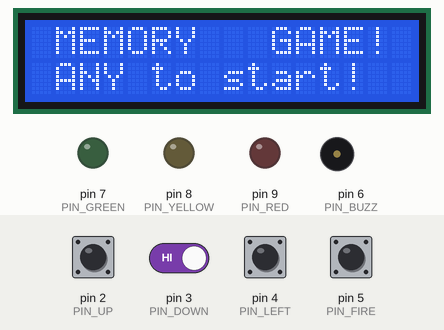
A sketch run on a simulated Arduino Uno, built with avr-gcc and run on an emulated ATmega328P. Shown: 16×2 character LCD, output pins drawn as LEDs (lit = HIGH), buzzer (waves = sounding). Inputs (shaded band) come from the test bench; at power-on: pin 2 (PIN_UP), pin 3 (PIN_DOWN), pin 4 (PIN_LEFT), pin 5 (PIN_FIRE) HIGH. Random numbers use the default seed unless the sketch sets one; EEPROM starts erased.

Above: at 0.2 s.
1.3 s: pin 2 (PIN_UP) pulled LOW for 0.15 s
At 1.8 s:
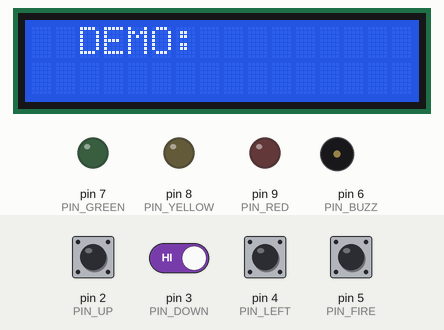
2.0 s: pin 2 (PIN_UP) driven LOW and pin 3 (PIN_DOWN) driven LOW
At 2.31 s:
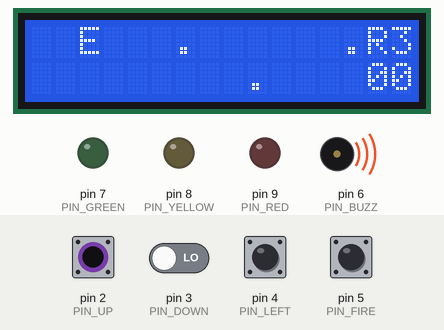
4.3 s: pin 2 (PIN_UP) driven HIGH
6.3 s: pin 4 (PIN_LEFT) pulled LOW for 1 s
At 7.8 s:
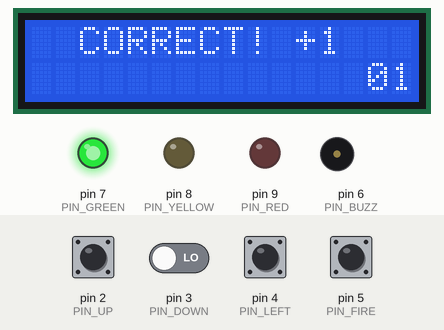
7.9 s: pin 2 (PIN_UP) driven LOW
10.9 s: pin 2 (PIN_UP) driven HIGH
At 20.5 s:
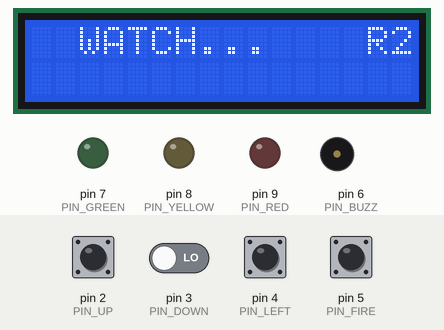
Timing chart, 0 to 20.7 s (numbered marks = the images above; inputs shaded):
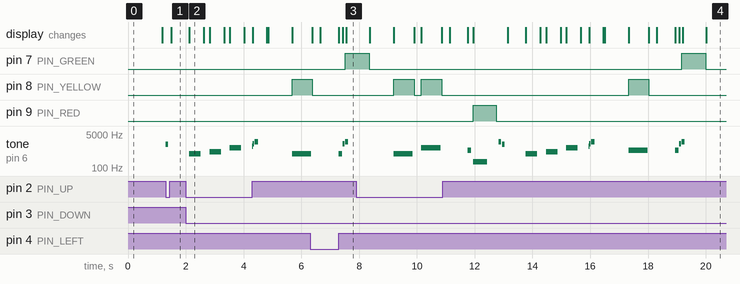

Measured:
- after the input at 1.3 s, tone on pin 6 (PIN_BUZZ): silent → 1500 Hz at once, → silent 0.08 s later
- after the input at 6.3 s, pin 7 (PIN_GREEN): LOW → HIGH after 1.2 s
- after the input at 10.9 s, pin 7 (PIN_GREEN): LOW → HIGH after 8.3 s, → LOW 0.83 s later
- what the display in image 2 shows lasts 0.5 s, from 2.1 s to 2.6 s

The sketch:

memory_game.ino
```cpp
/*
 * Memory Game - v1
 * Author  : Eren DOGAN
 * GitHub  : github.com/erendogan83
 *
 * CONCEPT (Simon Says style):
 *   A sequence of buttons is shown on screen one by one.
 *   Player must repeat the exact sequence in order.
 *   Each round adds one more step to the sequence.
 *   Wrong input = game over.
 *
 * SEQUENCE DISPLAY:
 *   Each step lights up one of 4 symbols on screen:
 *     L = LEFT button  (col 2,  row 0)
 *     U = UP button    (col 6,  row 0)
 *     D = DOWN button  (col 9,  row 1)
 *     R = FIRE button  (col 13, row 0)
 *   Symbol flashes bright when shown, dims when idle.
 *
 * SCORING:
 *   +1 point per successfully completed round.
 *   Speed of display increases every 3 rounds.
 *   Max sequence length: 16 steps.
 *
 * CONTROLS:
 *   LEFT (D4) = L
 *   UP   (D2) = U
 *   DOWN (D3) = D
 *   FIRE (D5) = R
 *
 * PINS: A4,A5=LCD | D2=UP | D3=DOWN | D4=LEFT | D5=FIRE
 *       D6=Buzz | D7=Green | D8=Yellow | D9=Red
 * EEPROM: addr 12-13
 */

#include <Wire.h>
#include <LiquidCrystal_I2C.h>
#include <EEPROM.h>

LiquidCrystal_I2C lcd(0x27,16,2);

#define PIN_UP    2
#define PIN_DOWN  3
#define PIN_LEFT  4
#define PIN_FIRE  5
#define PIN_BUZZ  6
#define PIN_GREEN 7
#define PIN_YELLOW 8
#define PIN_RED   9

#define COLS 16
#define ROWS 2

#define MAX_SEQ 16

// Display speed: ms each step is shown during playback. Faster each 3 rounds.
const int SHOW_BASE = 700;
const int SHOW_MIN  = 250;
int getShowMs(int round){ int s=SHOW_BASE-(round/3)*60; return s<SHOW_MIN?SHOW_MIN:s; }

// Gap between steps during playback
const int GAP_BASE = 250;
const int GAP_MIN  = 100;
int getGapMs(int round){ int g=GAP_BASE-(round/3)*20; return g<GAP_MIN?GAP_MIN:g; }

// Player input timeout per step: ms
#define INPUT_TIMEOUT 4000UL

#define EE_MEM 12
int  eeGet(){ int v=((int)EEPROM.read(EE_MEM)<<8)|EEPROM.read(EE_MEM+1); return(v<0||v>9999)?0:v; }
void eePut(int s){ if(s>eeGet()){EEPROM.write(EE_MEM,(s>>8)&0xFF);EEPROM.write(EE_MEM+1,s&0xFF);} }

// ── Sprites ───────────────────────────────────────────────────────────────────
// 4 button symbols — dim versions shown always, bright when active
// Slot 0: L bright   1: U bright   2: D bright   3: R bright
// Dim symbols drawn as ASCII chars to save sprite slots

byte spL[8] = {0b11111,0b10000,0b10000,0b11110,0b10000,0b10000,0b11111,0b00000}; // L shape
byte spU[8] = {0b00100,0b01110,0b11111,0b00100,0b00100,0b00100,0b00100,0b00000}; // up arrow
byte spD[8] = {0b00100,0b00100,0b00100,0b00100,0b11111,0b01110,0b00100,0b00000}; // down arrow
byte spR[8] = {0b11110,0b10001,0b10001,0b11110,0b10010,0b10001,0b10001,0b00000}; // R shape

#define S_L 0
#define S_U 1
#define S_D 2
#define S_R 3

void loadSprites(){
  lcd.createChar(S_L,spL);
  lcd.createChar(S_U,spU);
  lcd.createChar(S_D,spD);
  lcd.createChar(S_R,spR);
}

// Symbol screen positions [col, row]
const int SYM_COL[4] = { 2, 6, 9, 13 };
const int SYM_ROW[4] = { 0, 0, 1,  0 };
// Button tones — each symbol has a distinct pitch
const int SYM_TONE[4] = { 523, 659, 784, 1047 }; // C5 E5 G5 C6

// ── Double buffer ─────────────────────────────────────────────────────────────
char cur[ROWS][COLS], prv[ROWS][COLS];
void bClr(){ for(int r=0;r<ROWS;r++) for(int c=0;c<COLS;c++) cur[r][c]=' '; }
void bCh(int c,int r,char ch){ if(c>=0&&c<COLS&&r>=0&&r<ROWS) cur[r][c]=ch; }
void bSp(int c,int r,byte s) { if(c>=0&&c<COLS&&r>=0&&r<ROWS) cur[r][c]=(char)(128+s); }
void bFlush(){
  for(int r=0;r<ROWS;r++) for(int c=0;c<COLS;c++){
    if(cur[r][c]!=prv[r][c]){
      lcd.setCursor(c,r);
      uint8_t v=(uint8_t)cur[r][c];
      if(v>=128) lcd.write(v-128); else lcd.write(v);
      prv[r][c]=cur[r][c];
    }
  }
}
void bInit(){ for(int r=0;r<ROWS;r++) for(int c=0;c<COLS;c++) prv[r][c]='\0'; }

// ── Buttons — rising edge ─────────────────────────────────────────────────────
#define BTN_LOCK 80
bool upPrev=false;  unsigned long upLock=0;
bool dnPrev=false;  unsigned long dnLock=0;
bool lePrev=false;  unsigned long leLock=0;
bool fiPrev=false;  unsigned long fiLock=0;

bool upPressed(){
  bool now=(digitalRead(PIN_UP)==LOW); bool e=(now&&!upPrev); upPrev=now;
  if(e&&millis()>=upLock){upLock=millis()+BTN_LOCK;return true;} return false;
}
bool downPressed(){
  bool now=(digitalRead(PIN_DOWN)==LOW); bool e=(now&&!dnPrev); dnPrev=now;
  if(e&&millis()>=dnLock){dnLock=millis()+BTN_LOCK;return true;} return false;
}
bool leftPressed(){
  bool now=(digitalRead(PIN_LEFT)==LOW); bool e=(now&&!lePrev); lePrev=now;
  if(e&&millis()>=leLock){leLock=millis()+BTN_LOCK;return true;} return false;
}
bool firePressed(){
  bool now=(digitalRead(PIN_FIRE)==LOW); bool e=(now&&!fiPrev); fiPrev=now;
  if(e&&millis()>=fiLock){fiLock=millis()+BTN_LOCK;return true;} return false;
}
bool anyPressed(){
  return (digitalRead(PIN_UP)==LOW)||(digitalRead(PIN_DOWN)==LOW)||
         (digitalRead(PIN_LEFT)==LOW)||(digitalRead(PIN_FIRE)==LOW);
}

// Returns pressed button index (0=L,1=U,2=D,3=R) or -1
int readButton(){
  if(leftPressed()) return 0;
  if(upPressed())   return 1;
  if(downPressed()) return 2;
  if(firePressed()) return 3;
  return -1;
}

// ── LED flash non-blocking ────────────────────────────────────────────────────
int           flashPin=-1;
unsigned long flashEnd=0;
void flashNB(int pin,int ms){
  if(flashPin>=0&&flashPin!=pin) digitalWrite(flashPin,LOW);
  digitalWrite(pin,HIGH); flashPin=pin; flashEnd=millis()+ms;
}
void flashUpdate(){
  if(flashPin>=0&&millis()>=flashEnd){ digitalWrite(flashPin,LOW); flashPin=-1; }
}
void ledsOff(){
  digitalWrite(PIN_GREEN,LOW);
  digitalWrite(PIN_YELLOW,LOW);
  digitalWrite(PIN_RED,LOW);
  flashPin=-1;
}

// ── Game variables ────────────────────────────────────────────────────────────
byte sequence[MAX_SEQ];   // generated sequence (0-3)
int  seqLen;              // current sequence length
int  score, best;
bool gameOver;

enum AppState { ST_MENU, ST_TUTORIAL, ST_GAME, ST_GAMEOVER };
AppState appState = ST_MENU;

// ── Draw base screen — all 4 symbols dim ─────────────────────────────────────
void drawBase(int highlightIdx, int round){
  bClr();
  for(int i=0;i<4;i++){
    if(i==highlightIdx)
      bSp(SYM_COL[i], SYM_ROW[i], (byte)i);   // bright sprite
    else
      bCh(SYM_COL[i], SYM_ROW[i], '.');        // dim dot
  }
  // Round counter right side
  bCh(14,0,'R'); bCh(15,0,'0'+(round%10));
  // Score bottom right
  bCh(14,1,'0'+(score/10)%10);
  bCh(15,1,'0'+ score    %10);
  bFlush();
}

// ── Flash one symbol with tone (during playback) ──────────────────────────────
void flashSymbol(int idx, int showMs){
  drawBase(idx, seqLen);
  tone(PIN_BUZZ, SYM_TONE[idx], showMs - 40);
  flashNB(PIN_YELLOW, showMs - 40);
  unsigned long t=millis();
  while(millis()-t < (unsigned long)showMs) delay(5);
  drawBase(-1, seqLen);
  flashNB(PIN_YELLOW, 0); // cancel
  digitalWrite(PIN_YELLOW, LOW);
}

// ── Playback sequence to player ───────────────────────────────────────────────
void playSequence(int round){
  int showMs = getShowMs(round);
  int gapMs  = getGapMs(round);
  for(int i=0;i<seqLen;i++){
    flashSymbol(sequence[i], showMs);
    unsigned long t=millis(); while(millis()-t<(unsigned long)gapMs) delay(5);
  }
}

// ── Get player input for one step — returns index or -1 on timeout/wrong ─────
// Returns the button pressed, or -1 on timeout.
int getPlayerInput(){
  upPrev=false; dnPrev=false; lePrev=false; fiPrev=false;
  unsigned long deadline = millis() + INPUT_TIMEOUT;
  while(millis() < deadline){
    int b = readButton();
    if(b >= 0) return b;
    delay(5);
  }
  return -1;  // timeout
}

// ── Reset ─────────────────────────────────────────────────────────────────────
void resetGame(){
  seqLen=0; score=0; gameOver=false; best=eeGet();
  upPrev=false; dnPrev=false; lePrev=false; fiPrev=false;
  bInit(); bClr(); bFlush();
}

// ── Main game flow (blocking per round — suits this game style) ───────────────
void runGame(){
  while(!gameOver){
    // Add one new random step
    if(seqLen < MAX_SEQ) sequence[seqLen++] = random(4);

    // Brief "watch" prompt
    bClr();
    const char w[]="  WATCH...     "; for(int i=0;w[i];i++) bCh(i,0,w[i]);
    bCh(14,0,'R'); bCh(15,0,'0'+(seqLen%10));
    bFlush();
    unsigned long t=millis(); while(millis()-t<800) delay(5);

    // Play sequence
    playSequence(seqLen);

    // Brief "your turn" prompt
    bClr();
    const char y[]="  YOUR TURN!   "; for(int i=0;y[i];i++) bCh(i,0,y[i]);
    bCh(14,0,'R'); bCh(15,0,'0'+(seqLen%10));
    bFlush();
    t=millis(); while(millis()-t<600) delay(5);

    // Player input phase
    bool correct = true;
    for(int i=0;i<seqLen && correct;i++){
      drawBase(-1, seqLen);

      int pressed = getPlayerInput();

      if(pressed < 0){
        // Timeout
        correct = false;
        break;
      }

      // Flash pressed symbol
      drawBase(pressed, seqLen);
      tone(PIN_BUZZ, SYM_TONE[pressed], 120);
      t=millis(); while(millis()-t<150) delay(5);
      drawBase(-1, seqLen);

      if(pressed != sequence[i]){
        correct = false;
      }
    }

    if(correct){
      // Round complete
      score++;
      tone(PIN_BUZZ,1600,60); delay(80); tone(PIN_BUZZ,2000,100);
      flashNB(PIN_GREEN, 200);
      bClr();
      const char g[]="  CORRECT! +1  "; for(int i=0;g[i];i++) bCh(i,0,g[i]);
      bCh(14,1,'0'+(score/10)%10); bCh(15,1,'0'+score%10);
      bFlush();
      t=millis(); while(millis()-t<800) delay(5);
      ledsOff();
    } else {
      // Wrong or timeout
      gameOver = true;
      eePut(score);
      if(score>best) best=score;
      ledsOff();
      // Show wrong symbol briefly
      bClr();
      const char w2[]="  WRONG!       "; for(int w2i=0;w2[w2i];w2i++) bCh(w2i,0,w2[w2i]);
      bFlush();
      tone(PIN_BUZZ,200,500);
      flashNB(PIN_RED,400);
      t=millis(); while(millis()-t<800) delay(5);
      ledsOff();
      appState=ST_GAMEOVER;
    }
  }
}

// ── Game over ─────────────────────────────────────────────────────────────────
void showGameOver(){
  ledsOff();
  bClr();
  const char g1[]="  GAME  OVER   "; for(int i=0;g1[i];i++) bCh(i,0,g1[i]);
  bCh(0,1,'S');bCh(1,1,'C');bCh(2,1,'R');bCh(3,1,':');
  bCh(4,1,'0'+(score/10)%10);bCh(5,1,'0'+score%10);
  bCh(7,1,'B');bCh(8,1,'S');bCh(9,1,'T');bCh(10,1,':');
  bCh(11,1,'0'+(best/10)%10);bCh(12,1,'0'+best%10);
  bFlush();
  unsigned long t=millis(); while(millis()-t<2000){if(anyPressed())break;delay(10);}

  // New record
  if(score>0 && score==best){
    bClr();
    const char rec[]="* NEW RECORD! *"; for(int i=0;rec[i];i++) bCh(i,0,rec[i]);
    bCh(6,1,'0'+(score/10)%10); bCh(7,1,'0'+score%10);
    bFlush();
    for(int i=0;i<4;i++){
      digitalWrite(PIN_GREEN,HIGH); tone(PIN_BUZZ,2000,80);
      t=millis(); while(millis()-t<200){if(anyPressed())break;delay(5);}
      digitalWrite(PIN_GREEN,LOW);
      t=millis(); while(millis()-t<100){if(anyPressed())break;delay(5);}
    }
    t=millis(); while(millis()-t<400){if(anyPressed())break;delay(10);}
  }

  bClr();
  const char r1[]="ANY to restart"; for(int i=0;r1[i];i++) bCh(i,0,r1[i]);
  const char r2[]="BEST:";          for(int i=0;r2[i];i++) bCh(i,1,r2[i]);
  bCh(6,1,'0'+(best/10)%10); bCh(7,1,'0'+best%10);
  bFlush();
  while(!anyPressed()) delay(10);
  appState=ST_MENU;
}

// ── Tutorial ──────────────────────────────────────────────────────────────────
void showTutorial(){
  loadSprites(); bInit();
  unsigned long t;

  // Page 1: show all 4 symbols with button names
  bClr();
  bSp(SYM_COL[0],SYM_ROW[0],S_L); bCh(SYM_COL[0]+1,SYM_ROW[0],'<');
  bSp(SYM_COL[1],SYM_ROW[1],S_U); bCh(SYM_COL[1]+1,SYM_ROW[1],'^');
  bSp(SYM_COL[2],SYM_ROW[2],S_D); bCh(SYM_COL[2]+1,SYM_ROW[2],'v');
  bSp(SYM_COL[3],SYM_ROW[3],S_R); bCh(SYM_COL[3]+1,SYM_ROW[3],'>');
  bFlush();
  t=millis(); while(millis()-t<2200){if(anyPressed())goto page2;delay(10);}

  // Page 2: watch the sequence
  page2:
  bClr();
  const char p2[]="WATCH SEQUENCE!"; for(int i=0;p2[i];i++) bCh(i,0,p2[i]);
  const char p2b[]="THEN REPEAT IT!"; for(int i=0;p2b[i];i++) bCh(i,1,p2b[i]);
  bFlush();
  t=millis(); while(millis()-t<2200){if(anyPressed())goto page3;delay(10);}

  // Page 3: demo — show a short sequence
  page3:
  // Demo sequence: L U R
  byte demo[3]={0,1,3};
  bClr();
  const char p3[]="  DEMO:        "; for(int i=0;p3[i];i++) bCh(i,0,p3[i]);
  bFlush();
  t=millis(); while(millis()-t<600) delay(5);
  for(int i=0;i<3;i++){
    drawBase(demo[i], 3);
    tone(PIN_BUZZ, SYM_TONE[demo[i]], 400);
    t=millis(); while(millis()-t<500) delay(5);
    drawBase(-1, 3);
    t=millis(); while(millis()-t<200) delay(5);
  }
  bClr();
  const char p3b[]=" YOUR TURN NOW!"; for(int i=0;p3b[i];i++) bCh(i,0,p3b[i]);
  bFlush();
  t=millis(); while(millis()-t<1500){if(anyPressed())break;delay(10);}

  // Countdown
  for(int i=3;i>=1;i--){
    bClr();
    bCh(7,0,'0'+i);
    bCh(5,1,'R');bCh(6,1,'E');bCh(7,1,'A');
    bCh(8,1,'D');bCh(9,1,'Y');bCh(10,1,'!');
    bFlush();
    tone(PIN_BUZZ,i==1?1200:1000,80);
    t=millis(); while(millis()-t<900){if(anyPressed())break;delay(10);}
  }
  bClr();
  bCh(5,0,'G');bCh(6,0,'O');bCh(7,0,'!');
  bFlush();
  tone(PIN_BUZZ,1600,60); delay(70); tone(PIN_BUZZ,2000,120); delay(400);

  resetGame();
  appState=ST_GAME;
}

// ── Menu ──────────────────────────────────────────────────────────────────────
void showMenu(){
  loadSprites(); bInit(); bClr();
  const char m1[]=" MEMORY   GAME! "; for(int i=0;m1[i];i++) bCh(i,0,m1[i]);
  const char m2[]=" ANY to start! "; for(int i=0;m2[i];i++) bCh(i,1,m2[i]);
  bFlush();
  bool bl=true; unsigned long lb=millis();
  while(!anyPressed()){
    if(millis()-lb>500){lb=millis();bl=!bl;bCh(0,0,bl?'>':' ');bFlush();}
    delay(10);
  }
  tone(PIN_BUZZ,1500,80);
  appState=ST_TUTORIAL;
}

// ── Setup ─────────────────────────────────────────────────────────────────────
void setup(){
  lcd.init(); lcd.backlight(); loadSprites();
  pinMode(PIN_UP,    INPUT_PULLUP);
  pinMode(PIN_DOWN,  INPUT_PULLUP);
  pinMode(PIN_LEFT,  INPUT_PULLUP);
  pinMode(PIN_FIRE,  INPUT_PULLUP);
  pinMode(PIN_BUZZ,  OUTPUT);
  pinMode(PIN_GREEN, OUTPUT);
  pinMode(PIN_YELLOW,OUTPUT);
  pinMode(PIN_RED,   OUTPUT);
  randomSeed(analogRead(A0));
  bInit(); lcd.clear();
  appState=ST_MENU;
}

// ── Loop ──────────────────────────────────────────────────────────────────────
void loop(){
  switch(appState){
    case ST_MENU:     showMenu();     break;
    case ST_TUTORIAL: showTutorial(); break;
    case ST_GAME:     runGame();      break;
    case ST_GAMEOVER: showGameOver(); break;
  }
}
```
